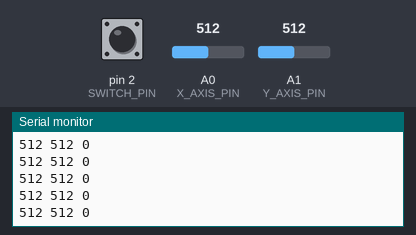
Bench run of a sketch on a simulated Arduino Uno, built with avr-gcc and run on an emulated ATmega328P. Parts: the last lines printed to the serial monitor. The test bench sets the inputs (shaded band); at power-on: A0 (X_AXIS_PIN) = 512, A1 (Y_AXIS_PIN) = 512, pin 2 (SWITCH_PIN) HIGH.

Above: at 1.2 s.
1.3 s: A0 (X_AXIS_PIN) set to 716
At 1.31 s:
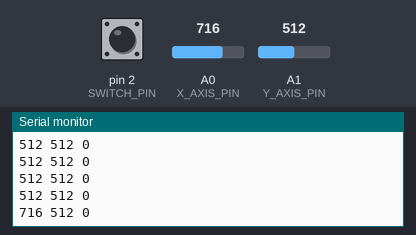
2.8 s: A1 (Y_AXIS_PIN) set to 716
At 2.82 s:
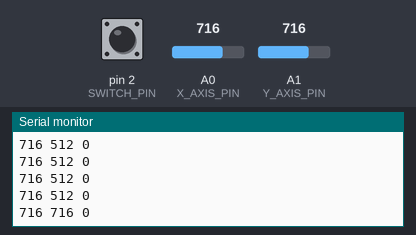
4.3 s: pin 2 (SWITCH_PIN) pulled LOW for 0.15 s
At 4.33 s:
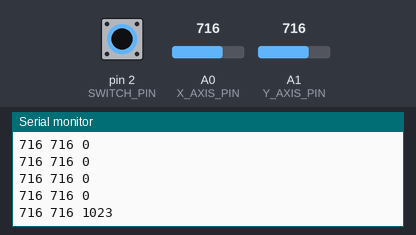
5.9 s: A0 (X_AXIS_PIN) set to 900
At 5.94 s:
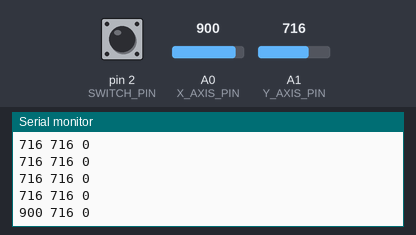
7.4 s: pin 2 (SWITCH_PIN) pulled LOW for 1 s
At 7.45 s:
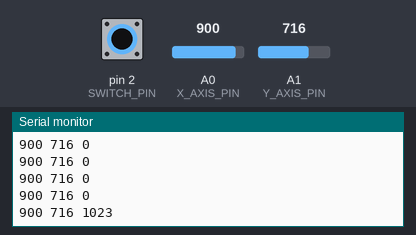
9.9 s: A1 (Y_AXIS_PIN) set to 900
At 9.97 s:
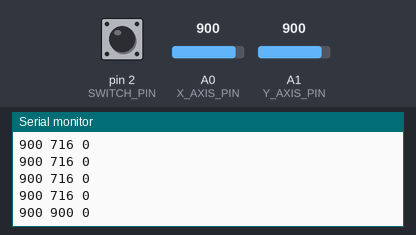
Timing chart, 0 to 12.4 s (numbered marks = the images above; inputs shaded):
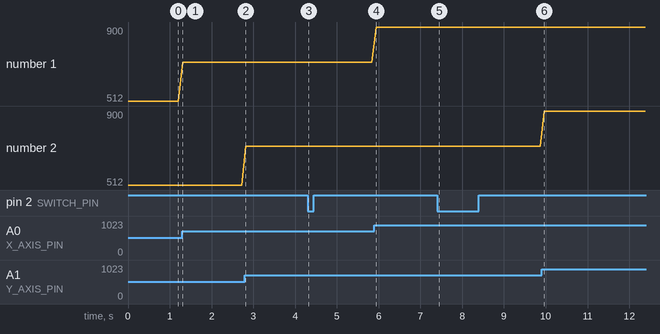

Measured:
- after the input at 1.3 s, the serial monitor: prints a new line at once (image 1)
- after the input at 2.8 s, the serial monitor: prints a new line at once (image 2)
- after the input at 4.3 s, the serial monitor: prints a new line at once (image 3)
- after the input at 5.9 s, the serial monitor: prints a new line at once (image 4)
- after the input at 7.4 s, the serial monitor: prints a new line after 0.05 s (image 5)
- after the input at 9.9 s, the serial monitor: prints a new line after 0.07 s (image 6)
- plotted number 1: 512 → 716 after the input at 1.3 s, 716 → 900 after the input at 5.9 s

The sketch:

joystick-diagram.ino
```cpp
// Digital pins
const int SWITCH_PIN = 2;
// Analog pins
const int X_AXIS_PIN = 0;
const int Y_AXIS_PIN = 1;

void setup()
{
  pinMode(SWITCH_PIN, INPUT_PULLUP);
  Serial.begin(115200);
}

void loop()
{
  // IO Handling
  bool botton = digitalRead(SWITCH_PIN);
  uint16_t x_axis = analogRead(X_AXIS_PIN);
  uint16_t y_axis = analogRead(Y_AXIS_PIN);

  // Serial logging
  Serial.print(x_axis);
  Serial.print(" ");
  Serial.print(y_axis);
  Serial.print(" ");
  Serial.println(botton ? 0 : 1023);

  delay(100);
}
```
